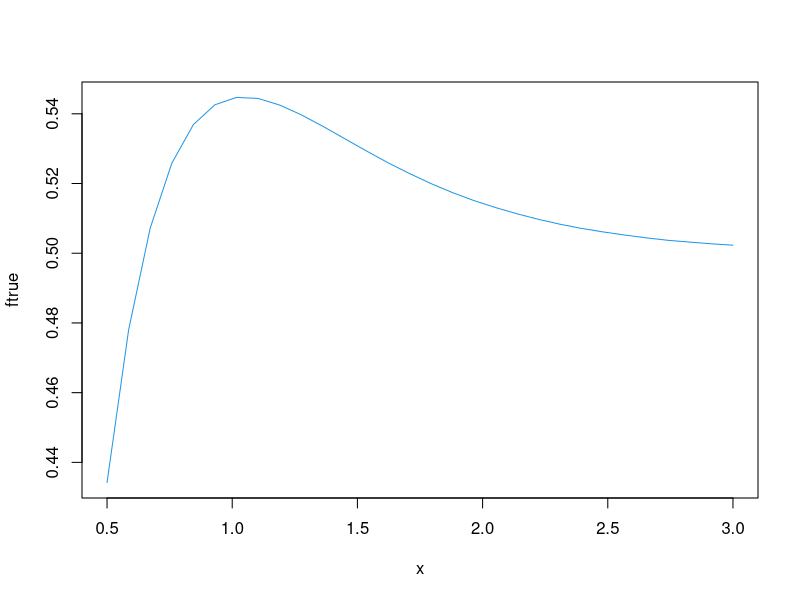
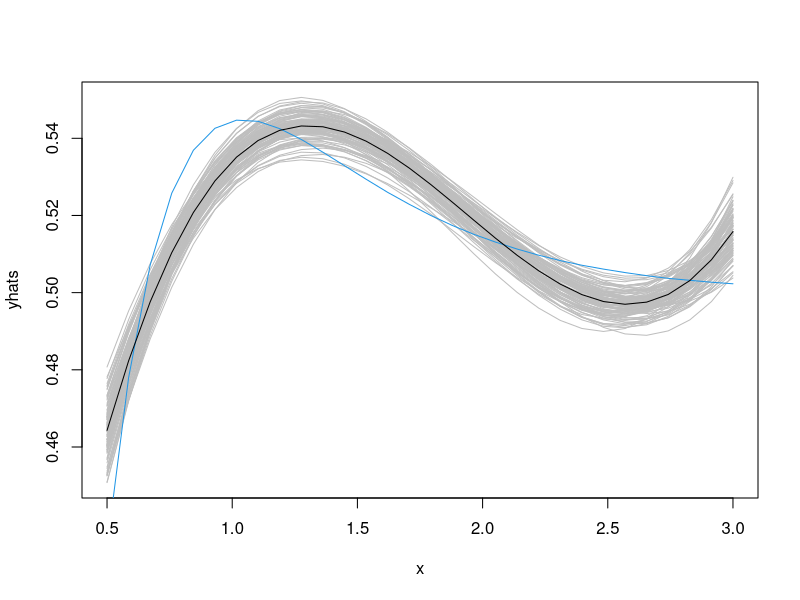
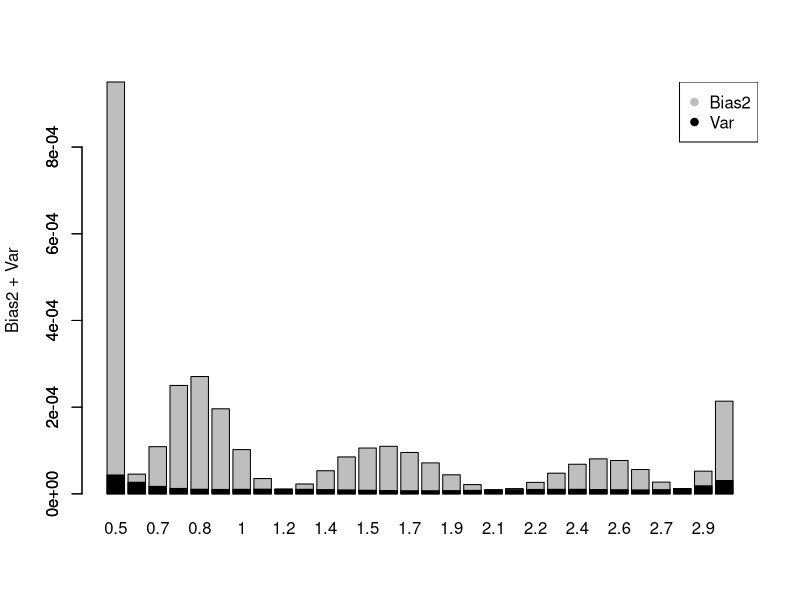
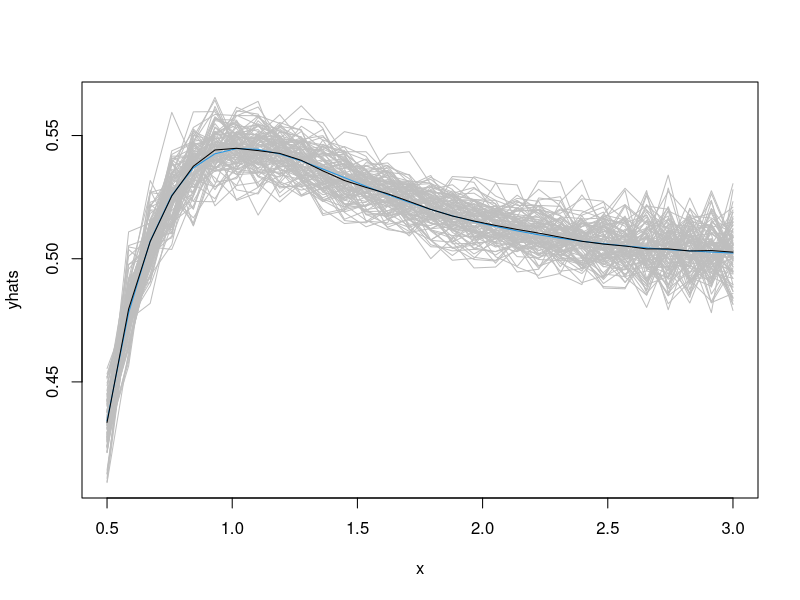
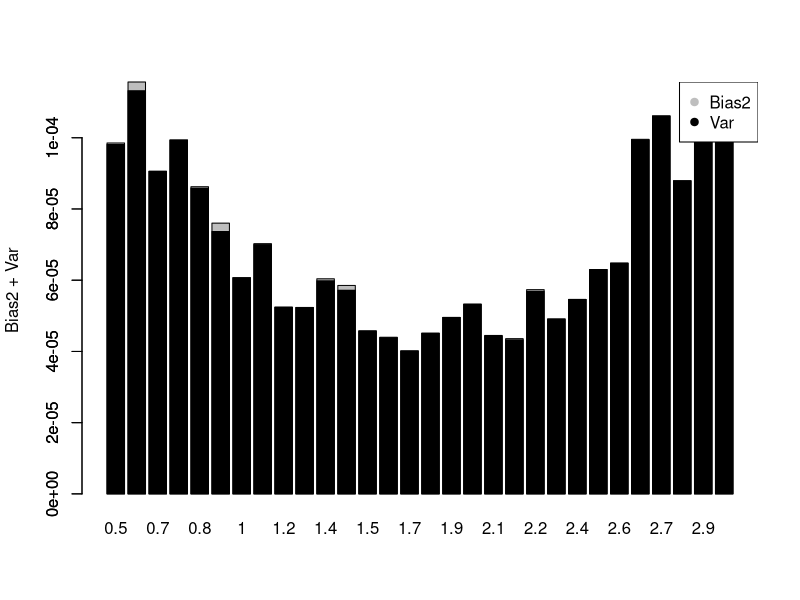
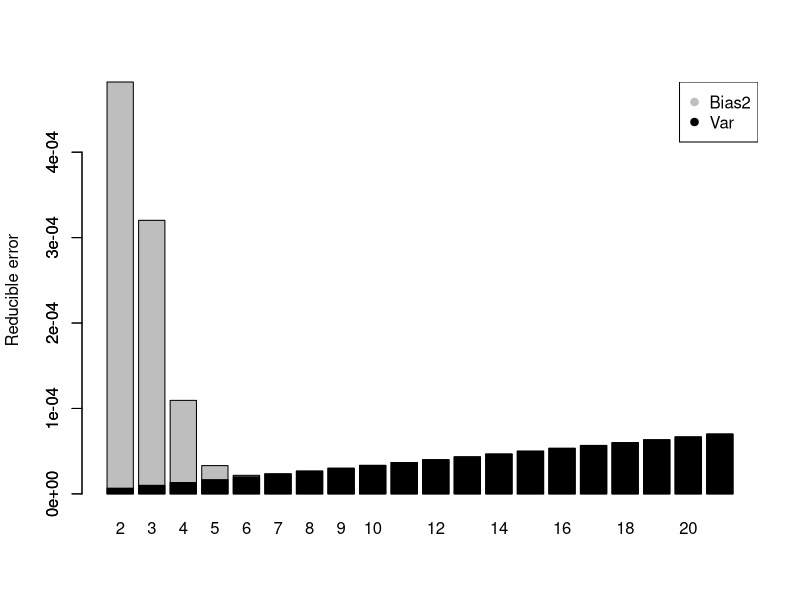
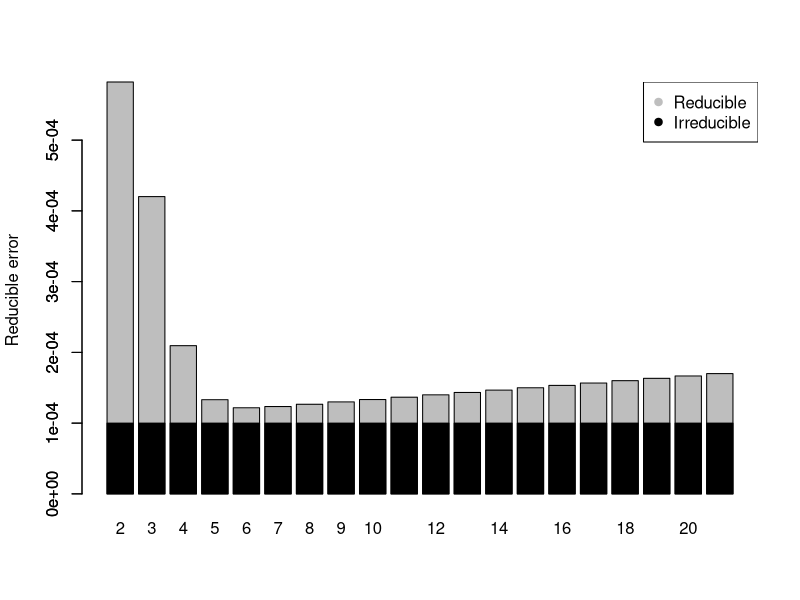

Write R code to recreate these figures, in order.
## ---- chunk 1
knitr::opts_chunk$set(echo = T, eval=T, message=F, warning=F, error=F, 
                      comment=NA, cache=T, R.options=list(width=220),
                      fig.align='center', out.width='75%', fig.asp=.75)
## ---- chunk 2
ftrue <- c(0.4342,0.4780,0.5072,0.5258,0.5369,0.5426,0.5447,0.5444,0.5425,0.5397,0.5364,0.5329,0.5294,0.5260,0.5229,0.5200,0.5174,0.5151,0.5131,0.5113,0.5097,0.5083,0.5071,0.5061,0.5052,0.5044,0.5037,0.5032,0.5027,0.5023)
x = seq(.5,3,length=30)
plot(x,ftrue, type="l", col=4)
## ---- chunk 3
# setting
sigmatrue=0.01
n = length(x)
B = 100
# simulation function
{{sim = function(d){
y = ftrue + rnorm(n,0,sigmatrue)
fit = lm(y ~ poly(x,degree=d))
yhat = fitted(fit)
} }}
## ---- chunk 4
d = 3
# results
set.seed(123)
{{yhats = replicate(B,sim(d))}}
matplot(x,yhats, type="l", col="gray", lty=1)
lines(x,ftrue, col=4)
# expected value
Ehatf = apply(yhats,1,mean)
lines(x,Ehatf)
## ---- chunk 5
# squared bias
Bias2 = (ftrue - Ehatf)^2
# variance
Var = apply(yhats,1,var)
# plot
barplot(Bias2+Var, ylab="Bias2 + Var", names.arg=round(x,1))
barplot(Var,add=T, col=1, names.arg=" ")
legend("topright", c("Bias2","Var"), col=c("gray",1), pch=c(19,19))
## ---- chunk 6
d = 20
# results
set.seed(123)
yhats = replicate(B,sim(d))
matplot(x,yhats, type="l", col="gray", lty=1)
lines(x,ftrue, col=4)
# expected value
Ehatf = apply(yhats,1,mean)
lines(x,Ehatf)
## ---- chunk 7
# squared bias
Bias2 = (ftrue - Ehatf)^2
# variance
Var = apply(yhats,1,var)
# plot
barplot(Bias2+Var, ylab="Bias2 + Var", names.arg=round(x,1))
barplot(Var,add=T, col=1, names.arg=" ")
legend("topright", c("Bias2","Var"), col=c("gray",1), pch=c(19,19))
## ---- chunk 8
d = 3
# expected value 
Ehatf = fitted(lm(ftrue ~ poly(x,degree=d)))
Bias2 = (ftrue - Ehatf)^2
## ---- chunk 9
# true variance
p = d+1
Var = (sigmatrue^2)*p/n
## ---- chunk 10
ds = 1:20
ps = ds+1
Bias2s = sapply(ps, function(p) 
  mean( ( ftrue - fitted(lm(ftrue ~ poly(x,degree=(p-1)))) )^2 )
  )
Vars = ps*(sigmatrue^2)/n
Reds = Bias2s+Vars 
barplot(Reds, ylab="Reducible error", names.arg=ps)
barplot(Vars, add=T, col=1, names.arg=" ")
legend("topright", c("Bias2","Var"), col=c("gray",1), pch=c(19,19))
## ---- chunk 11
Irr = rep(sigmatrue^2,length(ps))
ErrFs = Reds + Irr
barplot(ErrFs, ylab="Reducible error", names.arg=ps)
barplot(Irr, add=T, col=1, names.arg=" ")
legend("topright", c("Reducible","Irreducible"), col=c("gray",1), pch=c(19,19))
